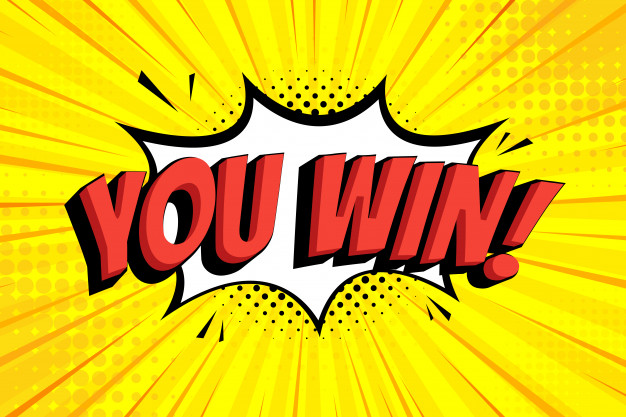
#> input picture Practica2/Punto1/Server/src/tierra.jpg, 626 x 417 px, found by its file name; the run also reads 1 picture not shown here
$ python ImageFilter.py
#> lines starting #> are read from the running program, lines starting #| are printed output that depends on the picture; after the words box and inside, x2 and y2 are one past the last pixel; in counts of white or black regions, pixels touching at a corner belong together; pictures that were not available may be replaced by others from this repository, and a replacement may not be noted
import cv2
import os


n = 0


def filter(filtro, imgPath):
#> called with filtro = 'GrayScale', imgPath = '/Users/Shared/tierra.jpg'
    originalImage = cv2.imread(imgPath)
#> originalImage is the input picture: shape (417, 626, 3); mean B, G, R 24.3, 191.4, 226.6
    global n
    if(filtro == "GrayScale"):
        grayScale = cv2.cvtColor(originalImage, cv2.COLOR_BGR2GRAY)
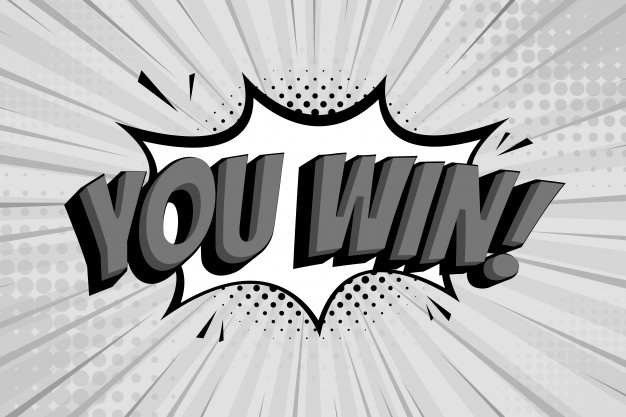
#> grayScale: shape (417, 626); min 0, max 255, mean 182.8
        path = os.path.split(imgPath)[0]
        destPath = os.path.join(path , 'filtered' + str(n) + '.jpg')
        cv2.imwrite(destPath, grayScale)
        n += 1
        return destPath
    elif(filtro == "B&W"):
        grayScale = cv2.cvtColor(originalImage, cv2.COLOR_BGR2GRAY)
        (thresh, BandW) = cv2.threshold(grayScale, 127, 255, cv2.THRESH_BINARY)
        path = os.path.split(imgPath)[0]
        destPath = os.path.join(path , 'filtered' + str(n) + '.jpg')
        cv2.imwrite(destPath, BandW)
        n += 1
        return destPath
    elif(filtro == "Sature"):
        saturated = cv2.cvtColor(originalImage, cv2.COLOR_BGR2HSV).astype("float32")
        path = os.path.split(imgPath)[0]
        destPath = os.path.join(path , 'filtered' + str(n) + '.jpg')
        cv2.imwrite(destPath, saturated)
        n += 1
        return destPath
    else:
        return "ERROR"

if __name__ == '__main__':
    path = filter("GrayScale", "/Users/Shared/tierra.jpg")
    print(path)

    path = filter("Sature", "/Users/Shared/filtered1.jpg")
#> call 2 of filter, with filtro = 'Sature', imgPath = '/Users/Shared/filtered1.jpg'
#> in filter (call 2), `saturated = cv2.cvtColor(originalImage, cv2.COLOR_BGR2HSV).astype("flo..`:
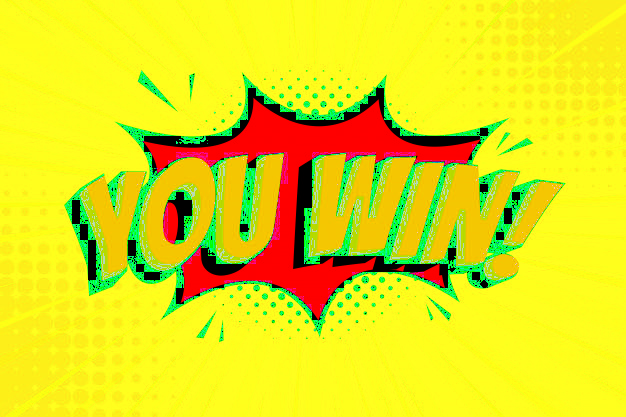
#> saturated: shape (417, 626, 3) float32; mean B, G, R 27.1, 221.5, 227.3
    print(path)

    path = filter("B&W", "/Users/Shared/filtered0.jpg")
#> call 3 of filter, with filtro = 'B&W', imgPath = '/Users/Shared/filtered0.jpg'
#> in filter (call 3), `(thresh, BandW) = cv2.threshold(grayScale, 127, 255, cv2.THRESH_BINARY)`:
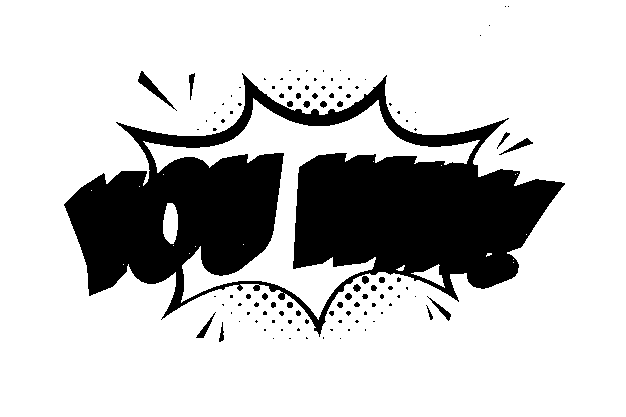
#> BandW: shape (417, 626); 78.4% white; 107 black regions (77 under 20 px), largest, box (x1, y1, x2, y2) and area: (64, 73, 565, 337) 54335, (138, 71, 177, 111) 296, (499, 138, 533, 155) 143
    print(path)

# Quitamos /tierra.jpg para escribir el resultado en el mismo path
